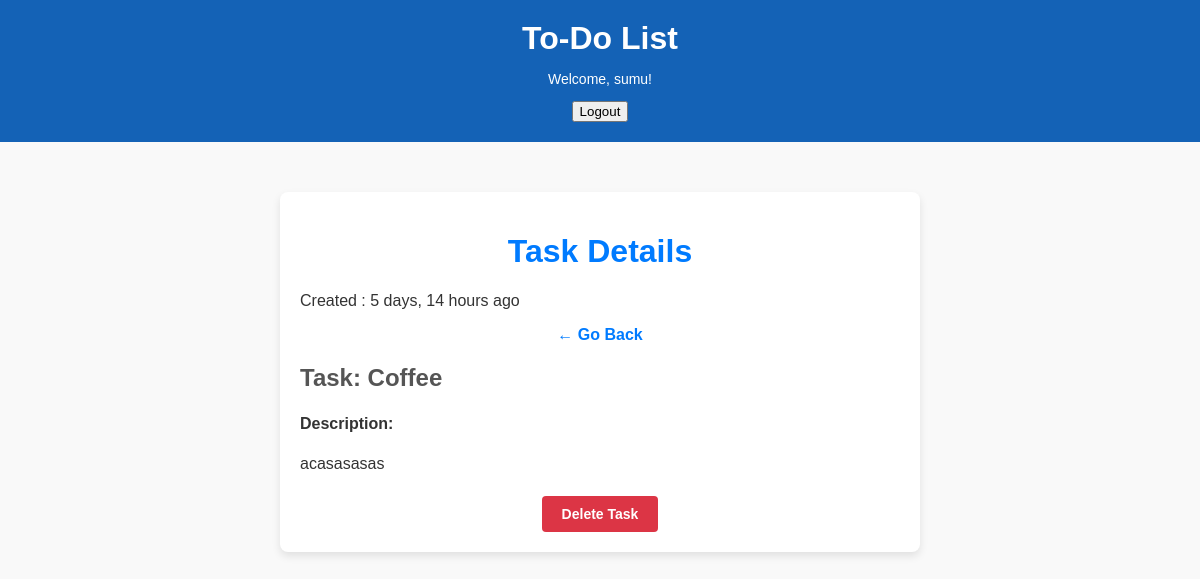
/task/7/ (signed in), run on the app's committed database.
### base/models.py (models this page shows, shortened)
class Task(models.Model):
    user = models.ForeignKey(User, on_delete=models.CASCADE, null=True, blank=True)
    title = models.CharField(max_length=250)
    description = models.TextField(null=True, blank=True)
    complete =  models.BooleanField(default=False)
    create = models.DateTimeField(auto_now_add=True)
    class Meta:
        ordering = ['-complete']

### base/views.py (the view)
# urls.py: path("task/<int:pk>/", TaskDetailView.as_view(), name="task"),  # Task detail page
class TaskDetailView(LoginRequiredMixin, DetailView):
    model = Task
    context_object_name = "task"
    template_name = "base/TaskDetailView.html"  # ⚠️ Fixed typo in the filename

### base/templates/base/TaskDetailView.html (shortened to what this page needs)
<!DOCTYPE html>
<html lang="en">
<head>
</head>
<body>
    <header>
        <h1>To-Do List</h1>
        <div class="auth">
            {% if user.is_authenticated %}
                <p>Welcome, {{ user.username }}!</p>
                <form action="{% url 'logout' %}" method="post">
                    <button type="submit">Logout</button>
                </form>
            {% else %}
                <a href="{% url 'login' %}">Login</a>
            {% endif %}
        </div>
    </header>
    <div class="container">
        <h1>Task Details</h1>
        <p>Created : {{ task.create|timesince }} ago</p>
        <div class="navigation">
            <a href="{% url 'tasks' %}">← Go Back</a>
        </div>
        <div class="task-details">
            <h2>Task: {{ task.title }}</h2>
            <p><strong>Description:</strong> {{ task.description|linebreaks }}</p>
        </div>
        <div class="actions">
            <a href="{% url 'task-delete' task.id %}" class="btn-delete">Delete Task</a>
        </div>
    </div>
</body>
</html>

### base/templates/base/TaskDetailView.html (style rules this page uses)
body { font-family: Arial, sans-serif; margin: 0; padding: 0; background-color: #f9f9f9; color: #333; }
header { background-color:rgb(20, 98, 182); color: #fff; padding: 20px; text-align: center; }
header h1 { margin: 0; color: white; }
header .auth { margin-top: 10px; font-size: 14px; }
.container { max-width: 600px; margin: 50px auto; background-color: #fff; padding: 20px; border-radius: 8px; box-shadow: 0 4px 8px rgba(0, 0, 0, 0.1); }
h1 { text-align: center; color: #007bff; }
.navigation { margin-bottom: 20px; text-align: center; }
.navigation a { text-decoration: none; color: #007bff; font-weight: bold; }
.task-details { margin-bottom: 20px; }
.task-details h2 { color: #555; }
.task-details p { font-size: 16px; line-height: 1.5; }
.actions { text-align: center; }
.btn-delete { display: inline-block; text-decoration: none; background-color: #dc3545; color: #fff; padding: 10px 20px; border-radius: 4px; font-size: 14px; font-weight: bold; }

### data on the page
Task: create "5 days, 14 hours", title "Coffee", description "acasasasas"

### other printed values
{{ user.username }} "sumu"
